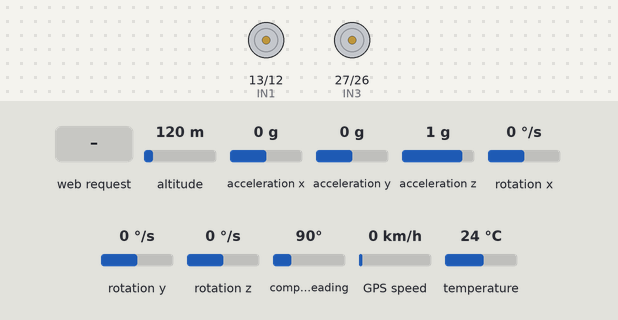
Bench run of a sketch on a simulated ESP32. Parts: motor-driver pin pairs drawn as motors (green arrow = first pin HIGH = forward, orange = second pin HIGH = backward, longer = more drive, scaled by the enable pin). The test bench sets the inputs (shaded band); at power-on: altitude 120 m, acceleration x 0 g, acceleration y 0 g, acceleration z 1 g, rotation x 0 °/s, rotation y 0 °/s, rotation z 0 °/s, compass heading 90°, GPS speed 0 km/h, temperature 24 °C. WiFi joins after 1.5 s; servers stay silent unless stated; the GPS gets a fix after 3 s at 37.7749, -122.4194 with 8 satellites; what the sketch prints to the serial monitor is not drawn.

Above: at 5.3 s.
5.4 s: HTTP request GET /cmd?dir=L received
At 5.7 s:
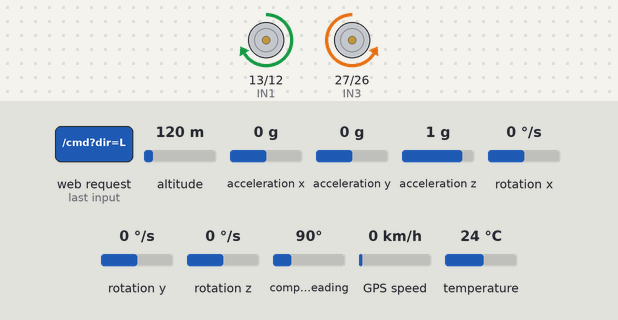
6.9 s: HTTP request GET /cmd?dir=F received
At 8.0 s:
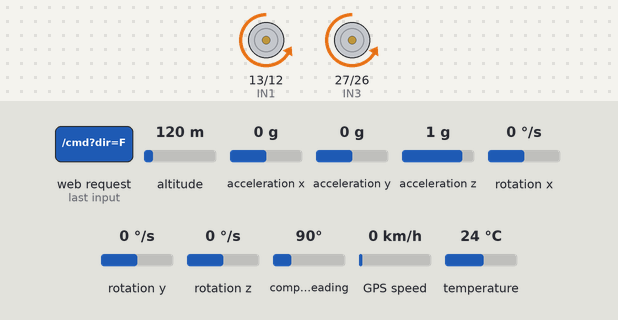
8.4 s: HTTP request GET /speed?dir=120&val=120&state=120 received
At 9.2 s:
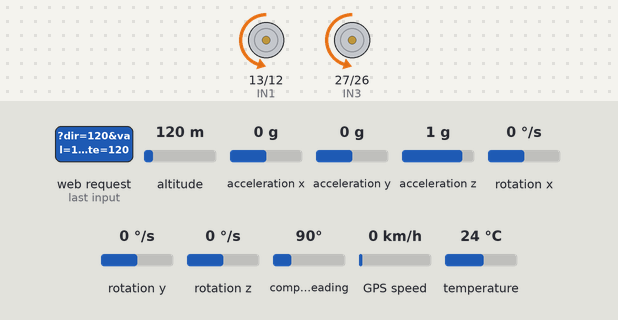
9.9 s: HTTP request GET /cmd?dir=L received
At 10.3 s:
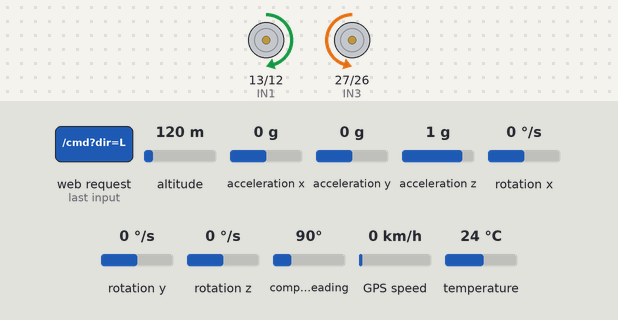
11.4 s: HTTP request GET /cmd?dir=B received
At 12.6 s:
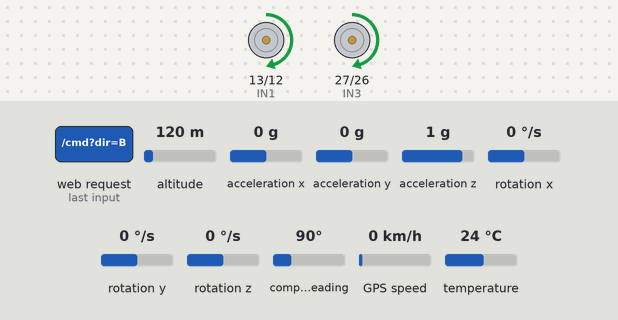
12.9 s: HTTP request GET /cmd?dir=R received
At 13.8 s:
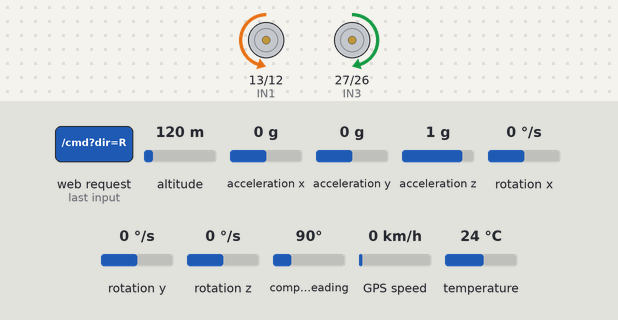
Timing chart, 0 to 15.4 s (numbered marks = the images above; inputs shaded):
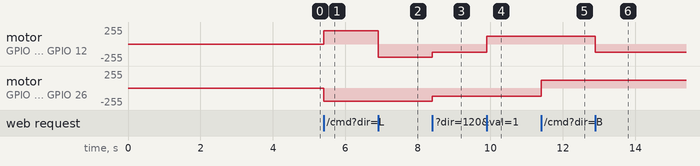

The sketch:

car-dashboard.ino
```cpp
#include <WiFi.h>
#include <WebServer.h>
#include <Wire.h>
#include <Adafruit_Sensor.h>
#include <Adafruit_MPU6050.h>
#include <QMC5883LCompass.h>
#include <TinyGPSPlus.h>
#include <HardwareSerial.h>

const char* ssid = "Swarnendu";
const char* password = "12345678";

WebServer server(80);

// Sensors
Adafruit_MPU6050 mpu;
QMC5883LCompass mag;
TinyGPSPlus gps;
HardwareSerial GPS_Serial(2); // RX2: 16, TX2: 17

// --- Motor & Buzzer Pin Definitions ---
#define IN1 13
#define IN2 12
#define ENA 14

#define IN3 27
#define IN4 26
#define ENB 25

#define BUZZER_PIN 33

int motorSpeed = 200; // 0 to 255

// --- Sensor Variables ---
float pitch = 0, roll = 0, heading = 0, temperature = 0, yaw = 0;
float gyroX_off = 0, gyroY_off = 0, gyroZ_off = 0;
bool is_calibrating = false;
unsigned long last_micros = 0;

// --- Siren Variables ---
bool sirenActive = false;
unsigned long sirenTimer = 0;
bool sirenHighFreq = true;

// Motor Control Functions (Inverted for specific wiring setup)
void moveForward() { digitalWrite(IN1, LOW); digitalWrite(IN2, HIGH); digitalWrite(IN3, LOW); digitalWrite(IN4, HIGH); }
void moveBackward() { digitalWrite(IN1, HIGH); digitalWrite(IN2, LOW); digitalWrite(IN3, HIGH); digitalWrite(IN4, LOW); }
void turnLeft() { digitalWrite(IN1, HIGH); digitalWrite(IN2, LOW); digitalWrite(IN3, LOW); digitalWrite(IN4, HIGH); }
void turnRight() { digitalWrite(IN1, LOW); digitalWrite(IN2, HIGH); digitalWrite(IN3, HIGH); digitalWrite(IN4, LOW); }
void stopMotors() { digitalWrite(IN1, LOW); digitalWrite(IN2, LOW); digitalWrite(IN3, LOW); digitalWrite(IN4, LOW); }

TaskHandle_t sirenTask;
void sirenTaskCode(void * parameter) {
  for(;;) {
    if (sirenActive) {
      // Emergency Yelp Siren (Continuous sweep up and down)
      // Sweep UP to higher pitch
      for (int freq = 700; freq <= 1500; freq += 40) {
        if (!sirenActive) break;
        tone(BUZZER_PIN, freq);
        vTaskDelay(10 / portTICK_PERIOD_MS);
      }
      // Sweep DOWN
      for (int freq = 1500; freq >= 700; freq -= 40) {
        if (!sirenActive) break;
        tone(BUZZER_PIN, freq);
        vTaskDelay(10 / portTICK_PERIOD_MS);
      }
    } else {
      noTone(BUZZER_PIN);
      vTaskDelay(50 / portTICK_PERIOD_MS);
    }
  }
}

void calibrateSensors() {
  is_calibrating = true;
  float gx = 0, gy = 0, gz = 0;
  for (int i = 0; i < 150; i++) {
    sensors_event_t a, g, temp;
    mpu.getEvent(&a, &g, &temp);
    gx += g.gyro.x; gy += g.gyro.y; gz += g.gyro.z;
    server.handleClient();
    delay(15);
  }
  gyroX_off = gx / 150.0;
  gyroY_off = gy / 150.0;
  gyroZ_off = gz / 150.0;
  is_calibrating = false;
}

void updateSensors() {
  if (is_calibrating) return;

  sensors_event_t a, g, temp;
  mpu.getEvent(&a, &g, &temp);
  temperature = temp.temperature;

  mag.read();
  float mx = mag.getX();
  float my = mag.getY();
  float mz = mag.getZ();

  unsigned long now = micros();
  float dt = (now - last_micros) / 1000000.0;
  if (dt <= 0 || dt > 0.5) dt = 0.01;
  last_micros = now;

  float roll_acc = atan2(a.acceleration.y, a.acceleration.z) * 180 / PI;
  float pitch_acc = atan2(-a.acceleration.x, sqrt(a.acceleration.y * a.acceleration.y + a.acceleration.z * a.acceleration.z)) * 180 / PI;

  roll = 0.96 * (roll + (g.gyro.x - gyroX_off) * dt * 180 / PI) + 0.04 * roll_acc;
  pitch = 0.96 * (pitch + (g.gyro.y - gyroY_off) * dt * 180 / PI) + 0.04 * pitch_acc;

  float phi = roll * PI / 180;
  float theta = pitch * PI / 180;

  // Tilt Compensation Math
  float Xh = mx * cos(theta) + mz * sin(theta);
  float Yh = mx * sin(phi) * sin(theta) + my * cos(phi) - mz * sin(phi) * cos(theta);

  yaw = atan2(Yh, Xh) * 180 / PI;
  if (yaw < 0) yaw += 360;
  heading = yaw; // Sync for dashboard UI
}

// Embedded HTML UI
const char index_html[] PROGMEM = R"rawliteral(
<!DOCTYPE html>
<html lang="en">
<head>
    <meta charset="UTF-8">
    <meta name="viewport" content="width=device-width, initial-scale=1.0, maximum-scale=1.0, user-scalable=no">
    <title>ESP32 Rover Dashboard</title>
    <link rel="stylesheet" href="https://unpkg.com/leaflet@1.9.4/dist/leaflet.css" />
    <script src="https://unpkg.com/leaflet@1.9.4/dist/leaflet.js"></script>
    <style>
        @import url('https://fonts.googleapis.com/css2?family=Inter:wght@300;500;700&display=swap');
        body { margin: 0; font-family: 'Inter', sans-serif; background: linear-gradient(135deg, #0f172a, #1e293b); color: #f8fafc; min-height: 100vh; overflow-x: hidden; touch-action: manipulation; }
        .header { padding: 20px; text-align: center; background: rgba(255,255,255,0.05); backdrop-filter: blur(10px); border-bottom: 1px solid rgba(255,255,255,0.1); }
        h1 { margin: 0; font-weight: 700; font-size: 28px; letter-spacing: 1px; background: -webkit-linear-gradient(#38bdf8, #818cf8); -webkit-background-clip: text; -webkit-text-fill-color: transparent; }
        .container { display: grid; grid-template-columns: repeat(auto-fit, minmax(320px, 1fr)); gap: 25px; padding: 25px; max-width: 1400px; margin: 0 auto; }
        .card { background: rgba(30, 41, 59, 0.6); border: 1px solid rgba(255,255,255,0.05); border-radius: 20px; padding: 25px; box-shadow: 0 10px 30px rgba(0,0,0,0.3); backdrop-filter: blur(10px); transition: transform 0.3s ease; }
        .card h2 { margin-top: 0; font-size: 16px; color: #94a3b8; text-transform: uppercase; letter-spacing: 2px; border-bottom: 1px solid rgba(255,255,255,0.1); padding-bottom: 10px; margin-bottom: 20px; }
        #map { height: 300px; border-radius: 12px; border: 1px solid rgba(255,255,255,0.1); z-index: 1; }

        .data-grid { display: grid; grid-template-columns: 1fr 1fr; gap: 15px; }
        .data-item { background: rgba(0,0,0,0.3); padding: 15px; border-radius: 12px; text-align: center; border: 1px solid rgba(255,255,255,0.02); }
        .data-label { font-size: 11px; color: #94a3b8; letter-spacing: 1px; text-transform: uppercase; }
        .data-value { font-size: 24px; font-weight: 700; color: #e2e8f0; margin-top: 8px; font-variant-numeric: tabular-nums; }

        .compass-container { position: relative; width: 220px; height: 220px; margin: 30px auto; border: 6px solid rgba(56, 189, 248, 0.3); border-radius: 50%; display: flex; justify-content: center; align-items: center; box-shadow: inset 0 0 20px rgba(0,0,0,0.5), 0 0 20px rgba(56, 189, 248, 0.2); background: radial-gradient(circle, rgba(30,41,59,1) 0%, rgba(15,23,42,1) 100%); }
        .compass-needle { position: absolute; width: 8px; height: 190px; background: linear-gradient(to top, #e2e8f0 50%, #ef4444 50%); border-radius: 4px; transition: transform 0.2s cubic-bezier(0.4, 0.0, 0.2, 1); box-shadow: 0 0 10px rgba(0,0,0,0.5); z-index: 2; }
        .compass-center { width: 16px; height: 16px; background: #38bdf8; border-radius: 50%; z-index: 3; box-shadow: 0 0 10px rgba(0,0,0,0.5); }
        .compass-markers { position: absolute; width: 100%; height: 100%; font-weight: 700; font-size: 18px; }
        .marker { position: absolute; color: #64748b; }
        .marker-n { top: 12px; left: 50%; transform: translateX(-50%); color: #ef4444; }
        .marker-s { bottom: 12px; left: 50%; transform: translateX(-50%); }
        .marker-e { right: 12px; top: 50%; transform: translateY(-50%); }
        .marker-w { left: 12px; top: 50%; transform: translateY(-50%); }
        .heading-display { text-align: center; font-size: 32px; font-weight: 700; color: #38bdf8; margin-top: 15px; font-variant-numeric: tabular-nums;}

        .car-container { perspective: 1000px; width: 160px; height: 80px; margin: 60px auto; }
        .car-3d { width: 100%; height: 100%; position: relative; transform-style: preserve-3d; transition: transform 0.1s linear; }
        .car-panel { position: absolute; display: flex; justify-content: center; align-items: center; font-weight: 900; color: white; border: 2px solid #38bdf8; background: rgba(56, 189, 248, 0.2); backdrop-filter: blur(2px); }
        .car-left   { width: 160px; height: 40px; transform: rotateY(0deg) translateZ(40px); }
        .car-right  { width: 160px; height: 40px; transform: rotateY(180deg) translateZ(40px); }
        .car-front  { width: 80px; height: 40px; transform: rotateY(90deg) translateZ(120px) translateX(-40px); border-color: #fcd34d; background: rgba(252, 211, 77, 0.2); color: #fcd34d; }
        .car-back   { width: 80px; height: 40px; transform: rotateY(-90deg) translateZ(40px) translateX(40px); border-color: #ef4444; background: rgba(239, 68, 68, 0.2); color: #ef4444; }
        .car-top    { width: 160px; height: 80px; transform: rotateX(90deg) translateZ(20px); border-radius: 10px; }
        .car-bottom { width: 160px; height: 80px; transform: rotateX(-90deg) translateZ(20px); background: rgba(15, 23, 42, 0.9); border: none; box-shadow: 0 10px 30px rgba(56,189,248,0.5); }

        /* Controller Styles */
        .d-pad { display: grid; grid-template-columns: repeat(3, 80px); grid-template-rows: repeat(3, 80px); gap: 10px; justify-content: center; margin: 20px 0; }
        .d-pad button { background: rgba(56, 189, 248, 0.2); border: 2px solid #38bdf8; border-radius: 12px; color: #fff; font-size: 32px; cursor: pointer; user-select: none; transition: transform 0.1s, background 0.1s; -webkit-tap-highlight-color: transparent; }
        .d-pad button:active { transform: scale(0.9); background: rgba(56, 189, 248, 0.5); }
    </style>
</head>
<body>
    <div class="header">
        <h1>ESP32 Rover Dashboard</h1>
    </div>
    <div class="container">
        <!-- Rover Controls -->
        <div class="card">
            <h2>Drive Controls</h2>
            <div class="d-pad">
                <div></div>
                <button onmousedown="cmd('F')" onmouseup="cmd('S')" ontouchstart="cmd('F'); event.preventDefault();" ontouchend="cmd('S'); event.preventDefault();">▲</button>
                <div></div>
                <button onmousedown="cmd('L')" onmouseup="cmd('S')" ontouchstart="cmd('L'); event.preventDefault();" ontouchend="cmd('S'); event.preventDefault();">◀</button>
                <button onmousedown="cmd('S')" ontouchstart="cmd('S'); event.preventDefault();" style="background: rgba(239, 68, 68, 0.3); border-color: #ef4444;">■</button>
                <button onmousedown="cmd('R')" onmouseup="cmd('S')" ontouchstart="cmd('R'); event.preventDefault();" ontouchend="cmd('S'); event.preventDefault();">▶</button>
                <div></div>
                <button onmousedown="cmd('B')" onmouseup="cmd('S')" ontouchstart="cmd('B'); event.preventDefault();" ontouchend="cmd('S'); event.preventDefault();">▼</button>
                <div></div>
            </div>

            <div style="margin-top: 15px;">
                <label style="font-size: 14px; font-weight: bold; color: #94a3b8;">MOTOR SPEED: <span id="speed-val">200</span></label>
                <input type="range" id="speedSlider" min="0" max="255" value="200" oninput="document.getElementById('speed-val').innerText = this.value" onchange="updateSpeed(this.value)" style="width: 100%; margin-top: 10px;">
            </div>

            <button id="siren-btn" onclick="toggleSiren()" style="margin-top: 15px; width: 100%; background: #fbbf24; border: none; color: #000; padding: 15px; border-radius: 8px; font-weight: bold; font-size: 16px; cursor: pointer; transition: background 0.2s;">🚨 TOGGLE SIREN</button>
        </div>

        <!-- Compass Card -->
        <div class="card">
            <h2>QMC5883L Compass</h2>
            <div class="compass-container">
                <div class="compass-markers">
                    <div class="marker marker-n">N</div>
                    <div class="marker marker-s">S</div>
                    <div class="marker marker-e">E</div>
                    <div class="marker marker-w">W</div>
                </div>
                <div class="compass-needle" id="needle"></div>
                <div class="compass-center"></div>
            </div>
            <div class="heading-display" id="heading-val">0.0&deg;</div>
            <button onclick="fetch('/start_cal')" style="margin-top: 15px; width: 100%; background: #38bdf8; border: none; color: #0f172a; padding: 10px; border-radius: 8px; font-weight: bold; cursor: pointer; transition: transform 0.1s; box-shadow: 0 4px 10px rgba(56,189,248,0.3);">CALIBRATE GYRO</button>
        </div>

        <!-- Map Card -->
        <div class="card">
            <h2 id="gps-status-header">Live Location (GNSS)</h2>
            <div id="map"></div>
        </div>

        <!-- Orientation Card -->
        <div class="card">
            <h2>Rover Orientation</h2>
            <div class="car-container">
                <div class="car-3d" id="cube">
                    <div class="car-panel car-top">ROOF</div>
                    <div class="car-panel car-bottom"></div>
                    <div class="car-panel car-front">FRONT</div>
                    <div class="car-panel car-back">REAR</div>
                    <div class="car-panel car-left">LEFT</div>
                    <div class="car-panel car-right">RIGHT</div>
                </div>
            </div>
            <div class="data-grid" style="margin-top: 30px;">
                <div class="data-item"><div class="data-label">PITCH</div><div class="data-value" id="pitch-val">0.0&deg;</div></div>
                <div class="data-item"><div class="data-label">ROLL</div><div class="data-value" id="roll-val">0.0&deg;</div></div>
            </div>
        </div>

        <!-- Telemetry Card -->
        <div class="card">
            <h2>System Telemetry</h2>
            <div class="data-grid">
                <div class="data-item"><div class="data-label">LATITUDE</div><div class="data-value" id="lat-val">0.000000</div></div>
                <div class="data-item"><div class="data-label">LONGITUDE</div><div class="data-value" id="lng-val">0.000000</div></div>
                <div class="data-item"><div class="data-label">SATELLITES</div><div class="data-value" id="sat-val">0</div></div>
                <div class="data-item"><div class="data-label">TEMPERATURE</div><div class="data-value" id="temp-val">0.0 &deg;C</div></div>
            </div>
        </div>
    </div>

    <script>
        // Rover Controls
        function cmd(direction) {
            fetch(`/cmd?dir=${direction}`).catch(console.error);
        }

        function updateSpeed(val) {
            fetch(`/speed?val=${val}`).catch(console.error);
        }

        let sirenState = false;
        function toggleSiren() {
            sirenState = !sirenState;
            fetch(`/siren?state=${sirenState ? 'on' : 'off'}`).catch(console.error);
            document.getElementById('siren-btn').style.background = sirenState ? '#ef4444' : '#fbbf24';
            document.getElementById('siren-btn').style.color = sirenState ? '#fff' : '#000';
        }

        // Map Initialization
        const map = L.map('map').setView([0, 0], 2);
        L.tileLayer('https://{s}.tile.openstreetmap.org/{z}/{x}/{y}.png', {
            attribution: '&copy; OpenStreetMap',
            maxZoom: 19
        }).addTo(map);

        const markerIcon = L.divIcon({
            className: 'custom-marker',
            html: `<div style="background:#ef4444;width:16px;height:16px;border-radius:50%;border:3px solid white;box-shadow:0 0 10px rgba(0,0,0,0.5);"></div>`,
            iconSize: [22, 22],
            iconAnchor: [11, 11]
        });
        const marker = L.marker([0, 0], {icon: markerIcon}).addTo(map);

        let mapInitialized = false;

        async function fetchData() {
            try {
                const response = await fetch('/data');
                const data = await response.json();

                document.getElementById('lat-val').innerText = data.lat.toFixed(6);
                document.getElementById('lng-val').innerText = data.lng.toFixed(6);
                document.getElementById('sat-val').innerText = data.sat;
                document.getElementById('temp-val').innerText = data.temp.toFixed(1) + ' °C';

                const gpsHeader = document.getElementById('gps-status-header');
                if (data.valid) {
                    gpsHeader.innerText = 'LIVE LOCATION (GNSS)';
                    gpsHeader.style.color = '#38bdf8';
                } else if (data.lat !== 0) {
                    gpsHeader.innerText = 'LAST KNOWN LOCATION (GNSS)';
                    gpsHeader.style.color = '#fbbf24';
                } else {
                    gpsHeader.innerText = 'WAITING FOR FIX (GNSS)';
                    gpsHeader.style.color = '#94a3b8';
                }

                document.getElementById('heading-val').innerHTML = data.heading.toFixed(1) + '&deg;';
                document.getElementById('pitch-val').innerHTML = data.pitch.toFixed(1) + '&deg;';
                document.getElementById('roll-val').innerHTML = data.roll.toFixed(1) + '&deg;';

                if (data.lat !== 0 || data.lng !== 0) {
                    const latlng = [data.lat, data.lng];
                    marker.setLatLng(latlng);
                    if (!mapInitialized && data.sat > 0) {
                        map.setView(latlng, 17);
                        mapInitialized = true;
                    }
                }

                document.getElementById('needle').style.transform = `rotate(${data.heading}deg)`;
                document.getElementById('cube').style.transform = `rotateX(${-data.pitch}deg) rotateY(${data.heading}deg) rotateZ(${-data.roll}deg)`;

            } catch (err) {
                console.error("Error fetching telemetry:", err);
            }
        }

        setInterval(fetchData, 200);
    </script>
</body>
</html>
)rawliteral";

void setup() {
  Serial.begin(115200);

  // Setup Motor Pins
  pinMode(IN1, OUTPUT);
  pinMode(IN2, OUTPUT);
  pinMode(IN3, OUTPUT);
  pinMode(IN4, OUTPUT);
  pinMode(ENA, OUTPUT);
  pinMode(ENB, OUTPUT);
  stopMotors();

  // AnalogWrite provides PWM on ESP32 in recent Arduino cores
  analogWrite(ENA, motorSpeed);
  analogWrite(ENB, motorSpeed);

  // Setup Buzzer
  pinMode(BUZZER_PIN, OUTPUT);
  noTone(BUZZER_PIN);

  // Init Serial & I2C
  GPS_Serial.begin(9600, SERIAL_8N1, 16, 17);
  Wire.begin();

  Serial.println("Initializing MPU6050...");
  if (!mpu.begin()) {
    Serial.println("Failed to find MPU6050 chip.");
  } else {
    mpu.setAccelerometerRange(MPU6050_RANGE_8_G);
    mpu.setGyroRange(MPU6050_RANGE_500_DEG);
    mpu.setFilterBandwidth(MPU6050_BAND_21_HZ);
    mpu.setI2CBypass(true);
    Serial.println("MPU6050 ready.");
  }

  Serial.println("Initializing QMC5883L...");
  mag.init();
  Serial.println("QMC5883L ready.");

  // Connect to Wi-Fi
  Serial.print("Connecting to Wi-Fi: ");
  Serial.println(ssid);
  WiFi.begin(ssid, password);
  while (WiFi.status() != WL_CONNECTED) {
    delay(500);
    Serial.print(".");
  }
  Serial.println("\nWi-Fi connected!");
  Serial.print("Access Dashboard at: http://");
  Serial.println(WiFi.localIP());

  calibrateSensors();
  last_micros = micros();

  xTaskCreate(
    sirenTaskCode,   // Task function
    "SirenTask",     // Name of task
    2048,            // Stack size (words)
    NULL,            // Parameter
    1,               // Priority
    &sirenTask       // Task handle
  );

  // Define HTTP routes
  server.on("/", HTTP_GET, []() {
    server.send(200, "text/html", index_html);
  });

  server.on("/start_cal", HTTP_GET, []() {
    server.send(200, "text/plain", "OK");
    calibrateSensors();
  });

  // Motor Commands
  server.on("/cmd", HTTP_GET, []() {
    if (server.hasArg("dir")) {
      String dir = server.arg("dir");
      if (dir == "F") moveForward();
      else if (dir == "B") moveBackward();
      else if (dir == "L") turnLeft();
      else if (dir == "R") turnRight();
      else if (dir == "S") stopMotors();
    }
    server.send(200, "text/plain", "OK");
  });

  // Speed Command
  server.on("/speed", HTTP_GET, []() {
    if (server.hasArg("val")) {
      motorSpeed = server.arg("val").toInt();
      analogWrite(ENA, motorSpeed);
      analogWrite(ENB, motorSpeed);
    }
    server.send(200, "text/plain", "OK");
  });

  // Siren Command
  server.on("/siren", HTTP_GET, []() {
    if (server.hasArg("state")) {
      String state = server.arg("state");
      sirenActive = (state == "on");
    }
    server.send(200, "text/plain", "OK");
  });

  server.on("/data", HTTP_GET, []() {
    String json = "{";
    json += "\"lat\":" + String(gps.location.lat(), 6) + ",";
    json += "\"lng\":" + String(gps.location.lng(), 6) + ",";
    json += "\"sat\":" + String(gps.satellites.value()) + ",";
    json += "\"valid\":" + String(gps.location.isValid() && gps.location.age() < 5000 ? "true" : "false") + ",";
    json += "\"pitch\":" + String(pitch, 2) + ",";
    json += "\"roll\":" + String(roll, 2) + ",";
    json += "\"yaw\":" + String(yaw, 2) + ",";
    json += "\"heading\":" + String(heading, 2) + ",";
    json += "\"temp\":" + String(temperature, 2);
    json += "}";
    server.send(200, "application/json", json);
  });

  server.begin();
}

unsigned long lastSensorPoll = 0;
void loop() {
  server.handleClient();

  // Read GPS Data
  while (GPS_Serial.available() > 0) {
    gps.encode(GPS_Serial.read());
  }

  // Update Sensors and Fusion Logic at 50Hz to prevent web server lagging
  if (millis() - lastSensorPoll >= 20) {
    lastSensorPoll = millis();
    updateSensors();
  }
}
```

Measured:
- after the input at 5.4 s, motor on GPIO 13 (IN1) / GPIO 12 (IN2): stopped → forward 200/255 at once; motor on GPIO 27 (IN3) / GPIO 26 (IN4): stopped → backward 200/255 at once
- after the input at 6.9 s, motor on GPIO 13 (IN1) / GPIO 12 (IN2): forward 200/255 → backward 200/255 at once
- after the input at 8.4 s, motor on GPIO 13 (IN1) / GPIO 12 (IN2), motor on GPIO 27 (IN3) / GPIO 26 (IN4): backward 200/255 → backward 120/255 at once
- after the input at 9.9 s, motor on GPIO 13 (IN1) / GPIO 12 (IN2): backward 120/255 → forward 120/255 at once
- after the input at 11.4 s, motor on GPIO 27 (IN3) / GPIO 26 (IN4): backward 120/255 → forward 120/255 at once
- after the input at 12.9 s, motor on GPIO 13 (IN1) / GPIO 12 (IN2): forward 120/255 → backward 120/255 at once
